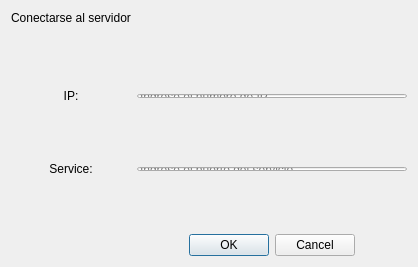
<?xml version="1.0" encoding="UTF-8"?>
<ui version="4.0">
 <class>ConectView</class>
 <widget class="QDialog" name="ConectView">
  <property name="geometry">
   <rect>
    <x>0</x>
    <y>0</y>
    <width>418</width>
    <height>267</height>
   </rect>
  </property>
  <property name="windowTitle">
   <string>Dialog</string>
  </property>
  <layout class="QGridLayout" name="gridLayout">
   <item row="2" column="0">
    <widget class="QLabel" name="label">
     <property name="text">
      <string>IP:</string>
     </property>
     <property name="alignment">
      <set>Qt::AlignCenter</set>
     </property>
     <property name="margin">
      <number>10</number>
     </property>
    </widget>
   </item>
   <item row="3" column="0">
    <spacer name="verticalSpacer_2">
     <property name="orientation">
      <enum>Qt::Vertical</enum>
     </property>
     <property name="sizeHint" stdset="0">
      <size>
       <width>20</width>
       <height>40</height>
      </size>
     </property>
    </spacer>
   </item>
   <item row="0" column="0">
    <widget class="QLabel" name="label_3">
     <property name="text">
      <string>Conectarse al servidor</string>
     </property>
     <property name="margin">
      <number>10</number>
     </property>
    </widget>
   </item>
   <item row="1" column="0">
    <spacer name="verticalSpacer">
     <property name="orientation">
      <enum>Qt::Vertical</enum>
     </property>
     <property name="sizeHint" stdset="0">
      <size>
       <width>20</width>
       <height>40</height>
      </size>
     </property>
    </spacer>
   </item>
   <item row="4" column="0">
    <widget class="QLabel" name="label_2">
     <property name="text">
      <string>Service:</string>
     </property>
     <property name="alignment">
      <set>Qt::AlignCenter</set>
     </property>
     <property name="margin">
      <number>10</number>
     </property>
    </widget>
   </item>
   <item row="5" column="0">
    <spacer name="verticalSpacer_3">
     <property name="orientation">
      <enum>Qt::Vertical</enum>
     </property>
     <property name="sizeHint" stdset="0">
      <size>
       <width>20</width>
       <height>40</height>
      </size>
     </property>
    </spacer>
   </item>
   <item row="2" column="1">
    <layout class="QVBoxLayout" name="IPVLayout">
     <property name="topMargin">
      <number>5</number>
     </property>
     <property name="bottomMargin">
      <number>5</number>
     </property>
     <item>
      <widget class="QLineEdit" name="IPTxtIn">
       <property name="sizePolicy">
        <sizepolicy hsizetype="Expanding" vsizetype="Ignored">
         <horstretch>0</horstretch>
         <verstretch>0</verstretch>
        </sizepolicy>
       </property>
       <property name="inputMask">
        <string/>
       </property>
       <property name="placeholderText">
        <string>Ingrese el numero de IP</string>
       </property>
      </widget>
     </item>
    </layout>
   </item>
   <item row="4" column="1">
    <layout class="QVBoxLayout" name="ServicVLayout">
     <property name="topMargin">
      <number>5</number>
     </property>
     <property name="bottomMargin">
      <number>5</number>
     </property>
     <item>
      <widget class="QLineEdit" name="ServiceTxtIn">
       <property name="sizePolicy">
        <sizepolicy hsizetype="Expanding" vsizetype="Ignored">
         <horstretch>0</horstretch>
         <verstretch>0</verstretch>
        </sizepolicy>
       </property>
       <property name="placeholderText">
        <string>Ingrese el puerto del servicio</string>
       </property>
      </widget>
     </item>
    </layout>
   </item>
   <item row="6" column="1">
    <widget class="QDialogButtonBox" name="btnBox">
     <property name="standardButtons">
      <set>QDialogButtonBox::Cancel|QDialogButtonBox::Ok</set>
     </property>
     <property name="centerButtons">
      <bool>true</bool>
     </property>
    </widget>
   </item>
   <item row="1" column="1">
    <widget class="QLabel" name="errorLabel">
     <property name="palette">
      <palette>
       <active>
        <colorrole role="WindowText">
         <brush brushstyle="SolidPattern">
          <color alpha="217">
           <red>255</red>
           <green>0</green>
           <blue>0</blue>
          </color>
         </brush>
        </colorrole>
       </active>
       <inactive>
        <colorrole role="WindowText">
         <brush brushstyle="SolidPattern">
          <color alpha="217">
           <red>255</red>
           <green>0</green>
           <blue>0</blue>
          </color>
         </brush>
        </colorrole>
       </inactive>
       <disabled>
        <colorrole role="WindowText">
         <brush brushstyle="SolidPattern">
          <color alpha="63">
           <red>0</red>
           <green>0</green>
           <blue>0</blue>
          </color>
         </brush>
        </colorrole>
       </disabled>
      </palette>
     </property>
     <property name="text">
      <string/>
     </property>
    </widget>
   </item>
  </layout>
 </widget>
 <resources/>
 <connections/>
</ui>
